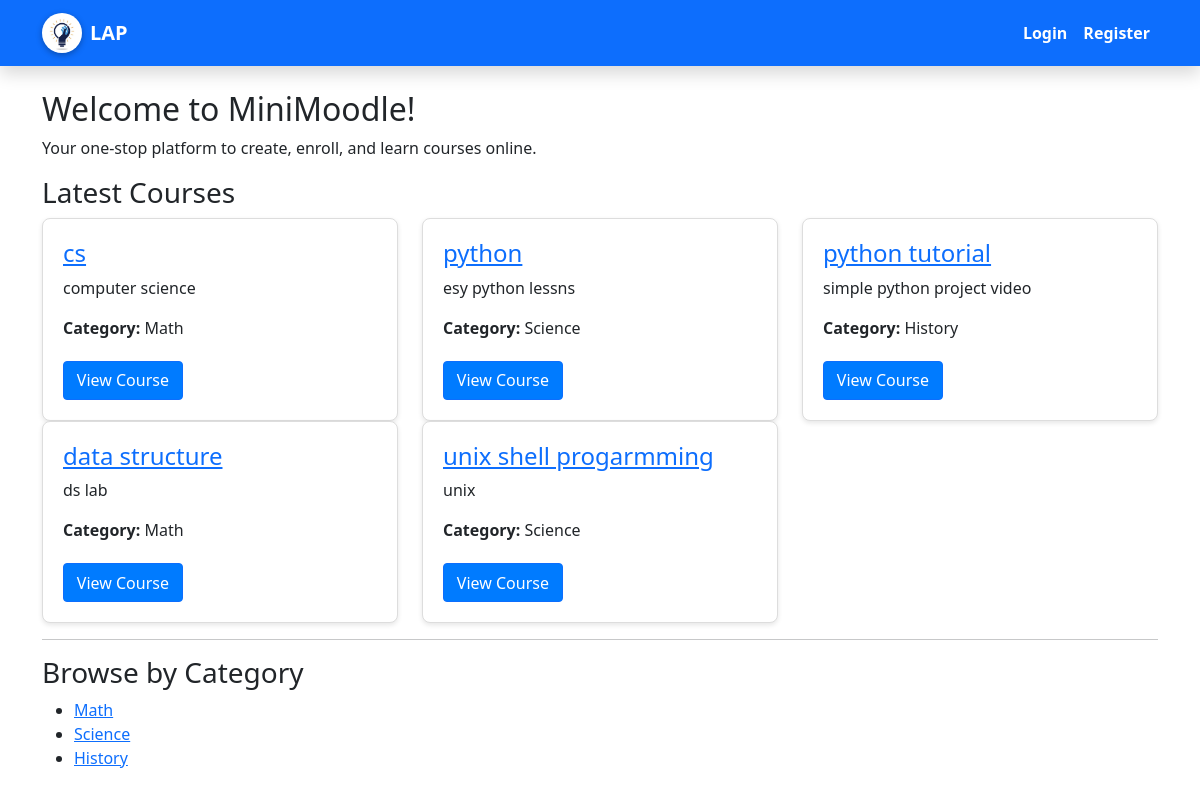
The app's page /, older data.
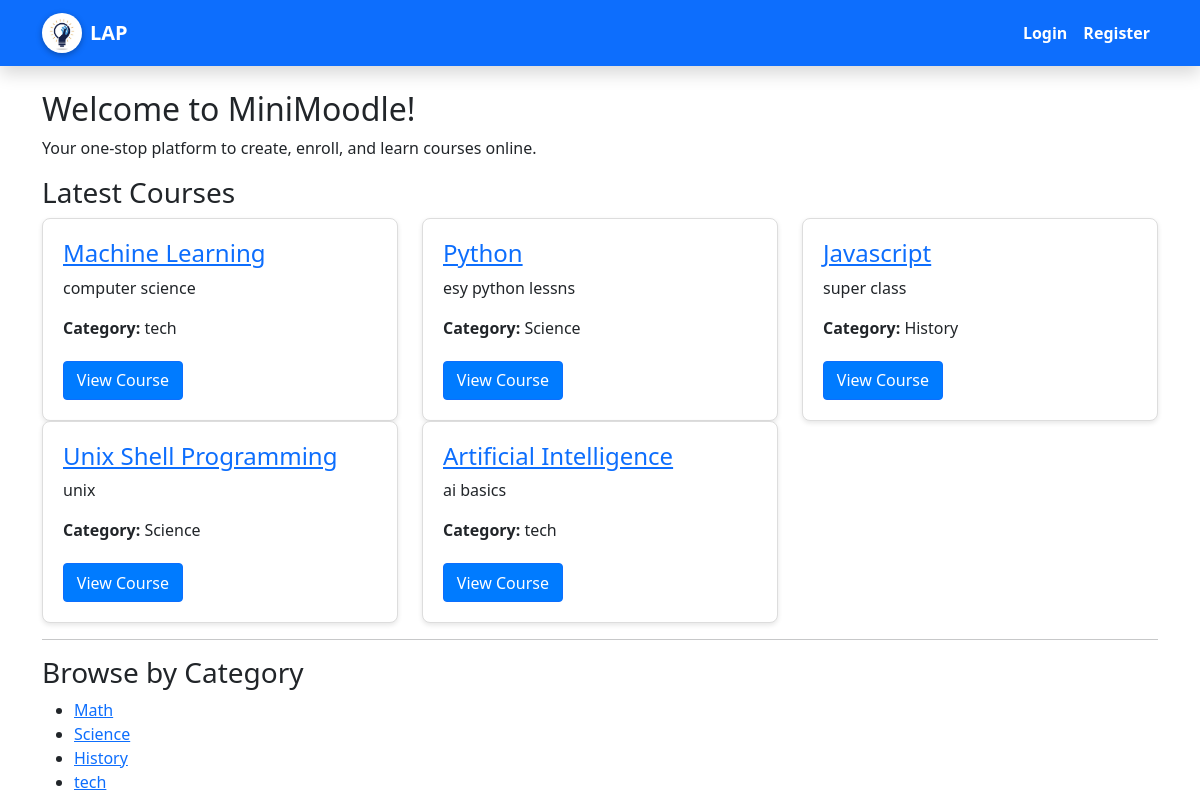
The same page, newer data.
### courses/models.py (models this page shows, shortened)
class Course(models.Model):
    title = models.CharField(max_length=200)
    description = models.TextField()
    category = models.ForeignKey(Category, on_delete=models.SET_NULL, null=True, blank=True)
    created_by = models.ForeignKey(User, on_delete=models.CASCADE)
    created_at = models.DateTimeField(auto_now_add=True)

class Category(models.Model):
    name = models.CharField(max_length=50)

### minimoodle/urls.py (the view)
# urls.py: path('', course_views.home, name='home'),
def home(request):
    from courses.models import Course
    latest_courses = Course.objects.all()[:6]
    return render(request, 'index.html', {'latest_courses': latest_courses})

### courses/context_processors.py (called while the page is built)
def categories(request):
    return {
        'categories': Category.objects.all()
    }

### templates/index.html
{% extends 'base.html' %}
{% block content %}
<h2>Welcome to MiniMoodle!</h2>
<p>Your one-stop platform to create, enroll, and learn courses online.</p>
<h3>Latest Courses</h3>
<div class="row">
  {% for course in latest_courses %}
    <div class="col-md-4">
      <div class="course-card">
        <h4><a href="{% url 'course_detail' course.id %}">{{ course.title }}</a></h4>
        <p>{{ course.description|truncatewords:20 }}</p>
        {% if course.category %}
          <p><strong>Category:</strong> {{ course.category.name }}</p>
        {% endif %}
        <a href="{% url 'course_detail' course.id %}" class="btn btn-primary">View Course</a>
      </div>
    </div>
  {% empty %}
    <p>No courses available yet.</p>
  {% endfor %}
</div>
<hr>
<h3>Browse by Category</h3>
<ul>
  {% for category in categories %}
    <li><a href="{% url 'course_list' %}?category={{ category.id }}">{{ category.name }}</a></li>
  {% empty %}
    <p>No categories added yet.</p>
  {% endfor %}
</ul>
{% endblock %}

### templates/base.html (shortened to what this page needs)
{% load static %}
<!DOCTYPE html>
<html lang="en">
<head>
    <link rel="stylesheet" href="https://cdn.jsdelivr.net/npm/bootstrap@5.3.0/dist/css/bootstrap.min.css">
    <link rel="stylesheet" href="{% static 'css/style.css' %}">
</head>
<body>
<nav class="navbar navbar-expand-lg navbar-dark bg-primary shadow">
  <div class="container">
    <a class="navbar-brand d-flex align-items-center fw-bold text-white" href="{% url 'home' %}">
  <img src="{% static 'images/login-logo.jpeg' %}" alt="LAP Logo" width="40" height="40" class="me-2 rounded-circle">
  LAP
</a>
    <div class="collapse navbar-collapse" id="navbarNav">
      <ul class="navbar-nav ms-auto">
        {% if user.is_authenticated %}
        <li class="nav-item">
          <a class="nav-link fw-semibold text-white" href="{% url 'dashboard' %}">Dashboard</a>
        </li>
        <li class="nav-item">
          <a class="nav-link fw-semibold text-white" href="{% url 'course_list' %}">Courses</a>
        </li>
        {% if user.profile.is_instructor %}
        <li class="nav-item">
          <a class="nav-link fw-semibold text-white" href="{% url 'create_course' %}">Create Course</a>
        </li>
        {% endif %}
        <li class="nav-item">
          <a class="nav-link fw-semibold text-white" href="{% url 'logout' %}">Logout</a>
        </li>
        {% else %}
        <li class="nav-item">
          <a class="nav-link fw-semibold text-white" href="{% url 'login' %}">Login</a>
        </li>
        <li class="nav-item">
          <a class="nav-link fw-semibold text-white" href="{% url 'register' %}">Register</a>
        </li>
        {% endif %}
      </ul>
    </div>
  </div>
</nav>
<div class="container mt-4">
    {% block content %}{% endblock %}
</div>
</body>
</html>

### static/css/style.css (style rules this page uses)
.course-card { background: #fff; border: 1px solid #ddd; padding: 20px; border-radius: 8px; box-shadow: 0 2px 5px rgba(0,0,0,0.1); }
.btn { display: inline-block; padding: 6px 12px; background-color: #2196f3; color: #fff; text-decoration: none; border-radius: 5px; margin-top: 5px; }
.btn { padding: 0.4rem 0.8rem; background-color: #007bff; color: white; border-radius: 4px; text-decoration: none; transition: background-color 0.2s ease; }
.navbar-brand img { box-shadow: 0 2px 6px rgba(0,0,0,0.3); transition: transform 0.2s; }
.navbar-nav .nav-link { transition: color 0.2s; }

Row changes from the older to the newer data that the page shows:
removed Course: title "data structure", description "ds lab", category.name "Math"
changed Course "computer science": title "cs" → "Machine Learning"; category.name "Math" → "tech"
changed Course "esy python lessns": title "python" → "Python"
changed Course "History": title "python tutorial" → "Javascript"; description "simple python project video" → "super class"
changed Course "unix": title "unix shell progarmming" → "Unix Shell Programming"
added Course: title "Artificial Intelligence", description "ai basics", category.name "tech"
added Category: name "tech"
